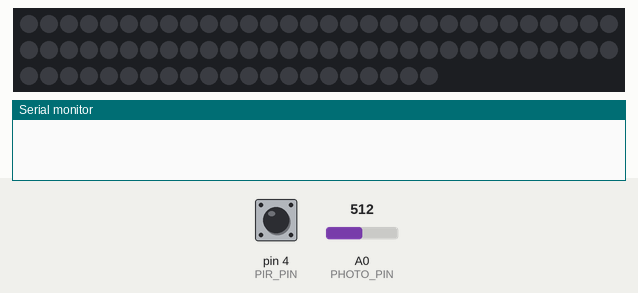
Simulated run of this program. Board: Arduino Pro Mini, built with avr-gcc and run on an emulated ATmega328P. Parts: 81 RGB LEDs in strip order, left to right, continuing on the next row, the last lines printed to the serial monitor. The inputs (shaded band) are chosen by the test bench; at power-on: pin 4 (PIR_PIN) LOW, A0 (PHOTO_PIN) = 512. Dim RGB values are drawn brighter than linear; colours are those a GRB WS2812 strip shows for the declared byte order.

Above: at 1.2 s.
1.3 s: pin 4 (PIR_PIN) driven HIGH
3.2 s: A0 (PHOTO_PIN) set to 844
4.7 s: A0 (PHOTO_PIN) set to 863
At 4.88 s:
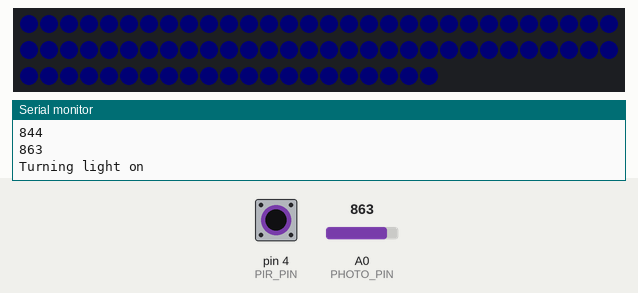
7.1 s: pin 4 (PIR_PIN) pulsed LOW 5 times (0.12 s each, 0.3 s apart)
At 9.3 s:
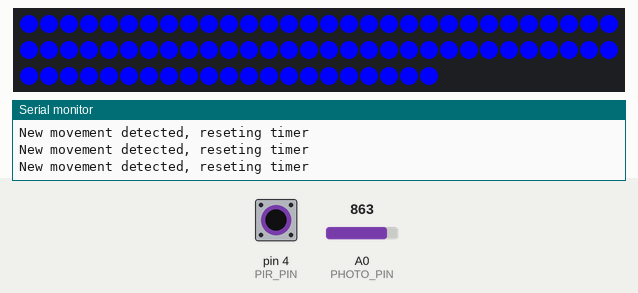
10.1 s: pin 4 (PIR_PIN) pulsed LOW 2 times (0.12 s each, 0.3 s apart)
Timing chart, 0 to 13.1 s (numbered marks = the images above; inputs shaded):
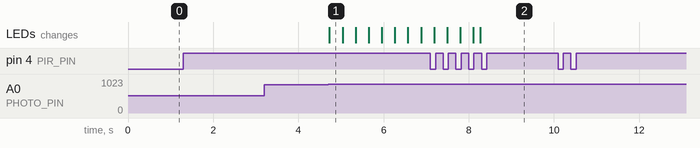

Measured:
- the behaviour switches between 850 and 851 on A0 (PHOTO_PIN) (found by bisection; images 0 and 1)
- after the input at 4.7 s, the LEDs: change at once (image 1)

The program:

main.cpp
```cpp
// (licence header left out)
#include "Arduino.h"
#include "FastLED.h"

#define NUM_LEDS 81
#define CHIPSET WS2812B
CRGB leds[NUM_LEDS];

#define PIR_PIN 4
#define LED_PIN 2
#define PHOTO_PIN A0

// Prototypes of functions, implementation at the end
// turns the light smoth on
uint8_t lights_on(uint8_t);
// turns the light smoth off, but exits if new movement is detected
uint8_t lights_off(uint8_t);
// returns true if the PIR Sensor detects a movement
bool movement_detected();
// returns true if the photo resistor goes below light_threshold
bool light_intensity_check(uint16_t);
uint16_t light_threshold = 850;

unsigned long movement_timer, countdown;
// how long should the light be active
uint16_t active_time = 5000;
uint8_t led_intensity = 0;

void setup(){
	Serial.begin(9600);
	pinMode(PIR_PIN, INPUT);
	pinMode(PHOTO_PIN, INPUT);
	FastLED.addLeds<CHIPSET, LED_PIN>(leds, NUM_LEDS);
	FastLED.setBrightness(0);
	FastLED.show();
}

void loop(){
	if (movement_detected() && light_intensity_check(light_threshold) ) {
		led_intensity = lights_on(led_intensity);
		movement_timer = millis();
		countdown = millis();
		while (countdown <= movement_timer + active_time){
			if (movement_detected() == true){
				Serial.println("New movement detected, reseting timer");
				movement_timer = millis();
			}
			countdown = millis();
		}
		led_intensity = lights_off(led_intensity);
	}
}

uint8_t lights_on(uint8_t){
	Serial.println("Turning light on");
	while (led_intensity < 255){
		led_intensity++ ;
		FastLED.setBrightness(led_intensity);
		fill_solid(leds, NUM_LEDS, CRGB::Blue);
		FastLED.show();
		delay (10);
	}
	Serial.println("Lights on");
	return led_intensity;
}

uint8_t lights_off(uint8_t){
	Serial.println("Turning light off");
	while (led_intensity > 0){
		led_intensity-- ;
		FastLED.setBrightness(led_intensity);
		fill_solid(leds, NUM_LEDS, CRGB::Blue);
		FastLED.show();
		delay (10);
		if (movement_detected()) {
			return led_intensity;
			break;	//break out from turning off if new movement is detected
		}
	}
	Serial.println("Lights off");
	return 0;
}

bool movement_detected(){
	//the PIR Sensor sends the HIGH signal around 4 Seconds, its not a short peak
	//4 Seconds is is smallest time frame to get from my sensor.
	int movement;
	movement = digitalRead(PIR_PIN);
	if (movement == HIGH) {
		//Serial.println("Movement detected");
		return true;
	}
	else {
		return false;
	}
}

//TODO
//needs to be rewritten to return an int. The light should no be allways on
//full brightness. In Darkness it shuold be lower
bool light_intensity_check(uint16_t){
	uint16_t photo_resistance = analogRead(PHOTO_PIN);
	Serial.println(photo_resistance);
	if (photo_resistance > light_threshold){
		return true;
	}
	else {
		return false;
	}
}
```
